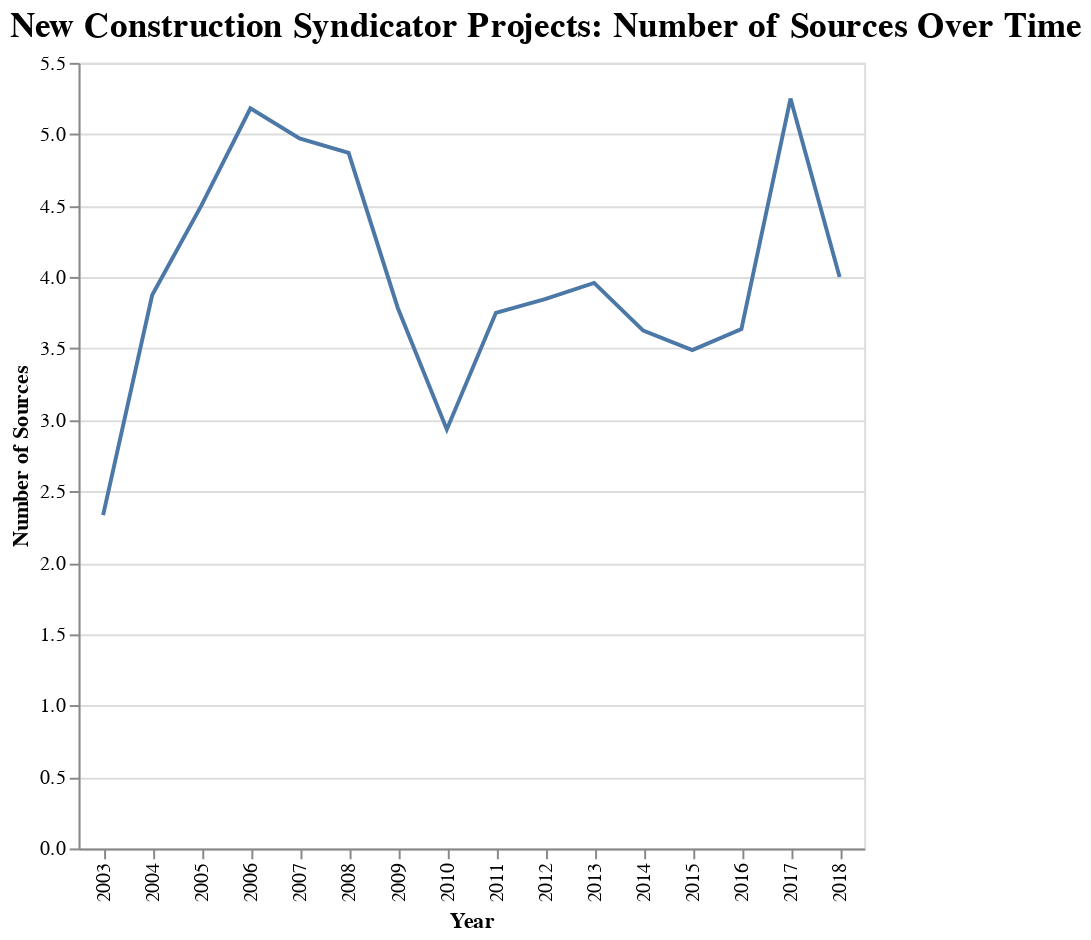

This figure's notebook cell:
### Code cell
#not CPI adjusted, but don't think we will use this chart 
alt.Chart(potential_9_new_construction_grouped).mark_line().encode(
    x='Year',
    y='Number of Sources'
).configure(background="#ffffff").configure_legend().properties(
    title={
      "text": ["New Construction Syndicator Projects: Number of Sources Over Time"]})

### Figure 1 — Vega-Lite specification as saved in the notebook (floating-point values rounded to 4 significant figures)
{"width": 400, "height": 400, "config": {"title": {"fontSize": 18, "font": "Veranda Regular", "anchor": "start", "fontColor": "#000000"}, "range": {"category": ["#FFB81D", "#4E748B"], "diverging": ["#FFB81D", "#4E748B"]}, "legend": {"labelFont": "Veranda Regular", "labelLimit": 0}, "background": "#ffffff"}, "data": {"name": "data-c3b10c3e22b37d5aa3319652183eb28d"}, "mark": "line", "encoding": {"x": {"type": "nominal", "field": "Year"}, "y": {"type": "quantitative", "field": "Number of Sources"}}, "title": {"text": ["New Construction Syndicator Projects: Number of Sources Over Time"]}, "$schema": "https://vega.github.io/schema/vega-lite/v4.0.2.json", "datasets": {"data-c3b10c3e22b37d5aa3319652183eb28d": [{"Year": "2003", "totalcost": 7029000.0, "units_n": 72.33, "Number of Sources": 2.333, "Cost Per Unit": 101400.0}, {"Year": "2004", "totalcost": 10750000.0, "units_n": 70.25, "Number of Sources": 3.875, "Cost Per Unit": 127700.0}, {"Year": "2005", "totalcost": 14330000.0, "units_n": 92.83, "Number of Sources": 4.5, "Cost Per Unit": 209800.0}, {"Year": "2006", "totalcost": 13070000.0, "units_n": 72.91, "Number of Sources": 5.182, "Cost Per Unit": 207000.0}, {"Year": "2007", "totalcost": 20760000.0, "units_n": 85.4, "Number of Sources": 4.971, "Cost Per Unit": 248600.0}, {"Year": "2008", "totalcost": 21750000.0, "units_n": 100.9, "Number of Sources": 4.87, "Cost Per Unit": 253200.0}, {"Year": "2009", "totalcost": 21240000.0, "units_n": 96.64, "Number of Sources": 3.786, "Cost Per Unit": 250000.0}, {"Year": "2010", "totalcost": 15590000.0, "units_n": 113.9, "Number of Sources": 2.933, "Cost Per Unit": 152000.0}, {"Year": "2011", "totalcost": 12090000.0, "units_n": 63.43, "Number of Sources": 3.75, "Cost Per Unit": 207300.0}, {"Year": "2012", "totalcost": 18880000.0, "units_n": 79.5, "Number of Sources": 3.846, "Cost Per Unit": 231100.0}, {"Year": "2013", "totalcost": 12620000.0, "units_n": 61.9, "Number of Sources": 3.959, "Cost Per Unit": 206500.0}, {"Year": "2014", "totalcost": 12180000.0, "units_n": 65.85, "Number of Sources": 3.625, "Cost Per Unit": 196500.0}, {"Year": "2015", "totalcost": 17030000.0, "units_n": 100.1, "Number of Sources": 3.489, "Cost Per Unit": 181100.0}, {"Year": "2016", "totalcost": 15530000.0, "units_n": 81.82, "Number of Sources": 3.636, "Cost Per Unit": 212100.0}, {"Year": "2017", "totalcost": 9591000.0, "units_n": 50.75, "Number of Sources": 5.25, "Cost Per Unit": 200700.0}, {"Year": "2018", "totalcost": 11180000.0, "units_n": 47.3, "Number of Sources": 4.0, "Cost Per Unit": 229500.0}]}}
